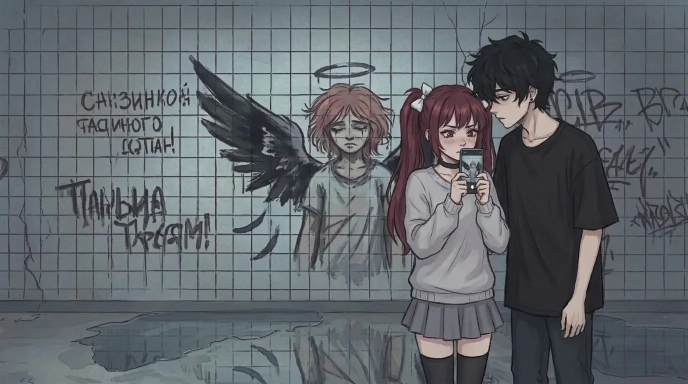
#> input picture godot/assets/bg/cg_c3_calm_photo.webp, 1376 x 768 px (shown at 1/2 size)
$ python preview.py ../godot/assets/bg/cg_c3_calm_photo.webp out.png ../godot/assets/bg/bug2.webp
#> lines starting #> are read from the running program, lines starting #| are printed output that depends on the picture
import sys
from PIL import Image
im=Image.open(sys.argv[1]); W,H=im.size
#> further down, im is the input picture: PIL image 1376x768 RGB; mean R, G, B 97.9, 103.5, 108.2
#> after `W, H = im.size`: W = 1376; H = 768
c=Image.new('RGBA',(W*2,H),(235,235,235,255)); c.paste((30,30,40,255),(W,0,W*2,H))
#> after `c.paste((30, 30, 40, 255), (W, 0, W * 2, H))`:
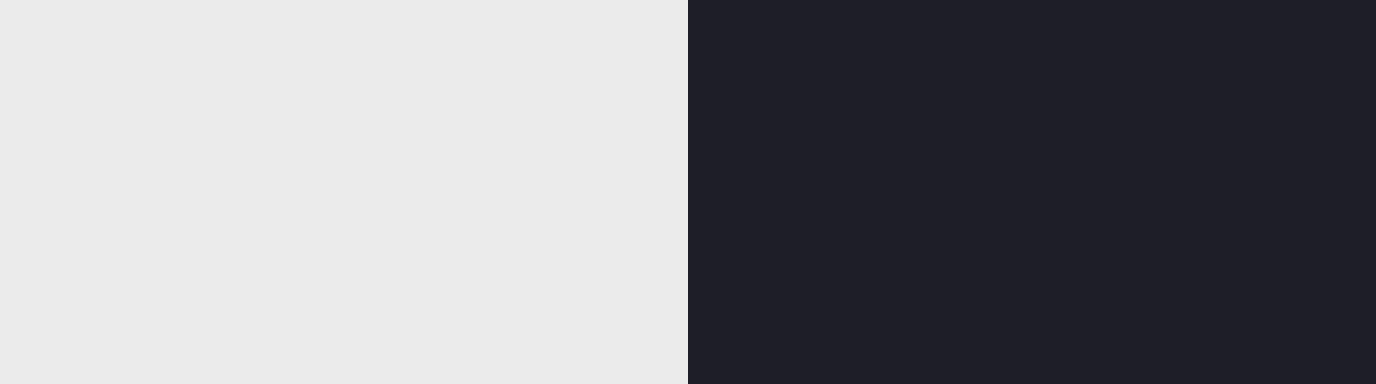
#> c: PIL image 2752x768 RGBA (shown at 1/2 size); mean R, G, B, A 132.5, 132.5, 137.5, 255
#> (the run stopped early here; a loop or call above may not have finished)
